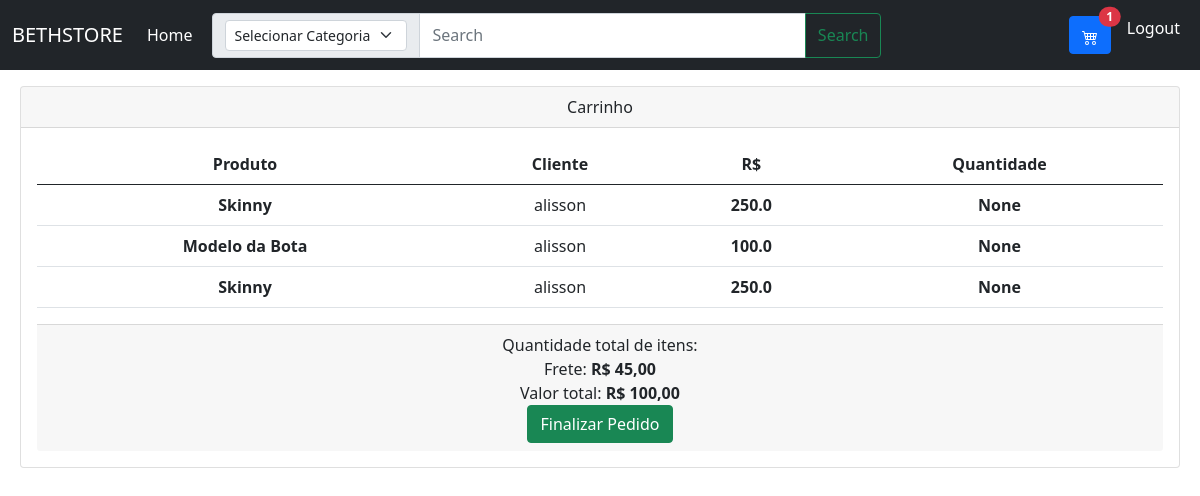
Page /carrinho (signed in) on the earlier database version.
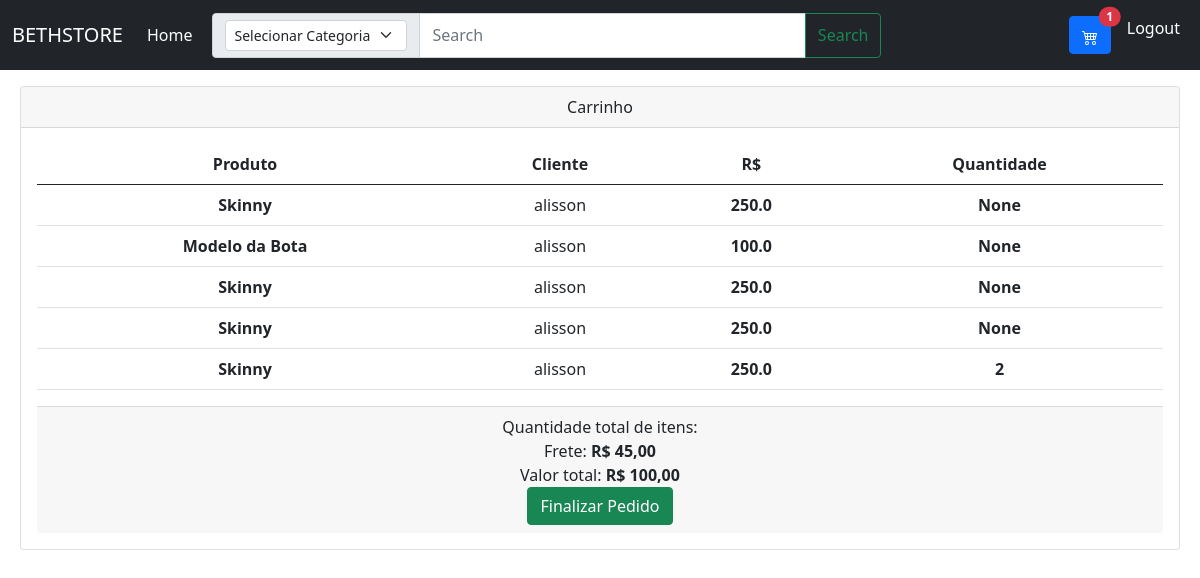
Same page on the later database version.
### app/models/tables.py (models this page shows)
class Carrinho(db.Model):
    id = db.Column(db.Integer, primary_key = True, autoincrement = True)
    quantidade = db.Column(db.Integer)
    valor_frete = db.Column(db.Float)
    previsao_entrega = db.Column(db.Integer)
    id_cliente = db.Column(db.Integer, db.ForeignKey("cliente.id"))
    cliente = db.relationship("Cliente", foreign_keys = id_cliente)
    id_produto = db.Column(db.Integer, db.ForeignKey("produto.id"))
    produto = db.relationship("Produto", foreign_keys = id_produto)

class Produto(db.Model):
    id = db.Column(db.Integer, primary_key = True, autoincrement = True)
    marca = db.Column(db.String)
    modelo = db.Column(db.String)
    preco = db.Column(db.Float)
    tamanho = db.Column(db.String)
    quantidade = db.Column(db.Integer)
    inf_tecnica = db.Column(db.String)
    descricao = db.Column(db.String)
    id_imagem = db.Column(db.Integer, db.ForeignKey("imagem.id"))
    imagem = db.relationship("Imagem", foreign_keys = id_imagem)
    id_categoria = db.Column(db.Integer, db.ForeignKey("categoria.id"))
    categoria = db.relationship("Categoria", foreign_keys = id_categoria)

class Cliente(db.Model):
    id  = db.Column(db.Integer, primary_key = True, autoincrement = True)
    nome = db.Column(db.String)
    cpf = db.Column(db.String)
    endereco = db.Column(db.String)
    telefone = db.Column(db.String)
    cep = db.Column(db.String)
    id_usuario = db.Column(db.Integer, db.ForeignKey("usuario.id"))
    usuario = db.relationship("Usuario", foreign_keys = id_usuario)

### app/controllers/carrinhoController.py (the view)
@carrinhoController.route("/carrinho", methods=["GET", "POST"])
@login_required
def carrinho():
    cliente = Cliente.query.filter_by(id_usuario=current_user.id).first()
    id = cliente.id
    carrinho = Carrinho.query.filter_by(id_cliente=id)
    return render_template("carrinho.html", usuario = current_user, carrinho=carrinho)

### app/__init__.py (called while the page is built)
@login_manager.user_loader
def load_user(id):
    return Usuario.query.get(int(id))

### app/templates/carrinho.html
{% extends "base.html" %}
{% block content %}
<div class="card text-center " style="margin-left: 20px; margin-right: 20px">
  <div class="card-header">
    Carrinho
  </div>
  <div class="card-body">
    <table class="table">
      <thead>
        <tr>
          <th scope="col">Produto</th>
          <th scope="col">Cliente</th>
          <th scope="col">R$</th>
          <th scope="col">Quantidade</th>
        </tr>
      </thead>
      <tbody>
        {% for items in carrinho %}
        <tr>
          <th >{{items.produto.modelo}}</th>
          <td>{{items.cliente.nome}}</td>
          <th>{{items.produto.preco}}</th>
          <th>
            {{items.quantidade}}
          </th>
        </tr>
        {% endfor%}
      </tbody>
    </table>
  <div class="card-footer ">
    Quantidade total de itens:
    <div>
      Frete: <strong>R$ 45,00</strong>
    </div>
    <div>
      Valor total: <strong>R$ 100,00</strong>
    </div>
    <form action="" method="post">
      <button type="submit" class="btn btn-success">Finalizar Pedido</button>
    </form>
  </div>
</div>
{% endblock content %}

### app/templates/base.html (shortened to what this page needs)
<!doctype html>
<html lang="pt-br">
<head>
<link href="https://cdn.jsdelivr.net/npm/bootstrap@5.0.2/dist/css/bootstrap.min.css" rel="stylesheet">
</head>
<body>
    <nav class="navbar navbar-expand-lg navbar-dark bg-dark mb-3">
        <div class="container-fluid">
          <a class="navbar-brand" href="/">BETHSTORE</a>
            <div class="collapse navbar-collapse" id="navbarTogglerDemo03">
                <ul class="navbar-nav me-auto mb-2 mb-lg-0">
                <li class="nav-item">
                    <a class="nav-link active" aria-current="page" href="#">Home</a>
                </li>
                </ul>
                <form method="POST" action="{{ url_for('controllers.busca')}}" class="container" >
                    <div class="input-group" style="width: 80%;" >
                        <span class="input-group-text" id="basic-addon1">
                            <select class="form-select form-select-sm" aria-label=".form-select-sm example" name="categoria">
                                <option selected value="0">Selecionar Categoria</option>
                            </select>
                        </span>
                        <input type="text" class="form-control" name="busca" placeholder="Search" aria-label="Username" aria-describedby="basic-addon1" >
                        <button class="btn btn-outline-success" type="submit">Search</button>
                    </div>
                </form>
                <ul class="navbar-nav me-auto mb-2 mb-lg-0">
                    {% if usuario.is_authenticated %}
                    <li class="nav-item">
                        <a class="nav-link active" aria-current="page" href="/carrinho"><button class="btn btn-primary position-relative">
                            <span class="position-absolute top-0 start-100 translate-middle badge rounded-pill bg-danger">
                                1
                            </span>
                          </button> </a>
                    </li>
                    <li class="nav-item">
                        <a class="nav-link active" aria-current="page" href="/logout">Logout</a>
                    </li>
                    {% endif %}
                </ul>
            </div>
        </div>
    </nav>
    <div>
        {% block content %}
        {% endblock content %}
    </div>
  </body>
</html>

Differences in the rows shown:
added Carrinho: produto.modelo "Skinny", cliente.nome "alisson", produto.preco "250.0", quantidade "None"
added Carrinho: produto.modelo "Skinny", cliente.nome "alisson", produto.preco "250.0", quantidade "2"
